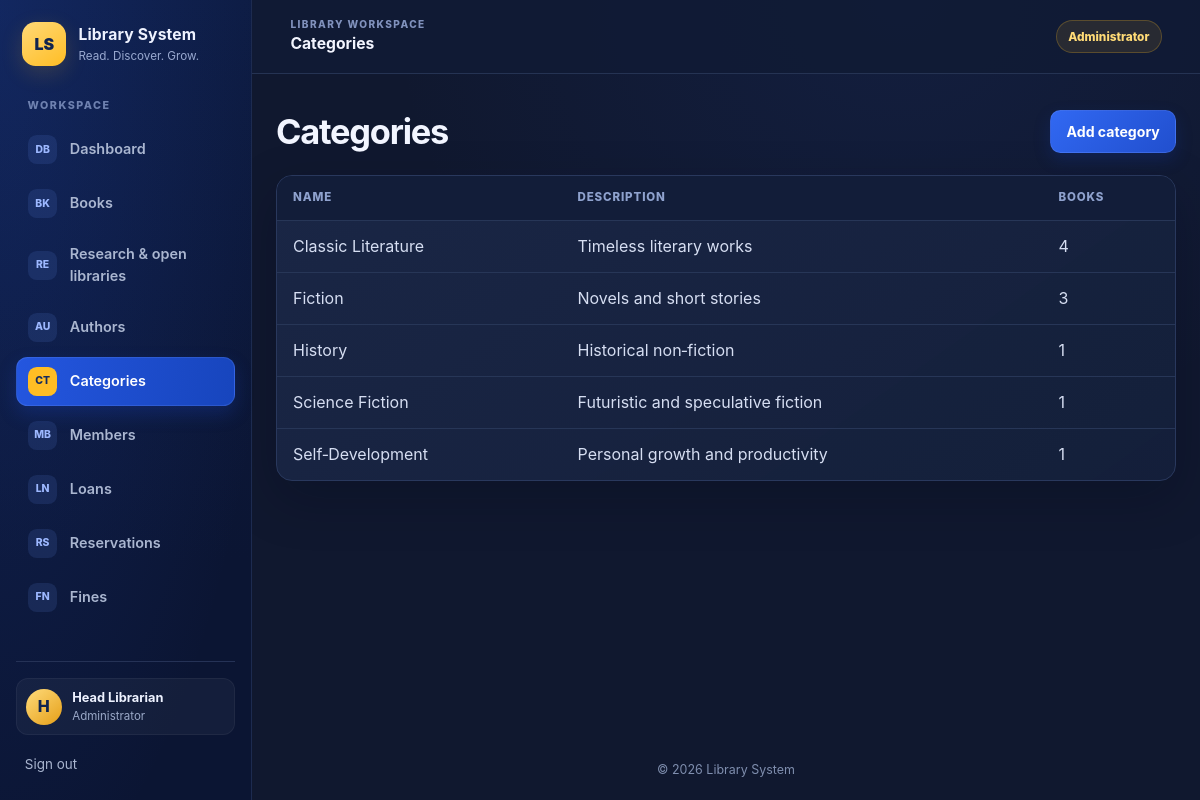
Screenshot of /categories/index.php (signed in) with the database file from the repository.
### tables this page shows
CREATE TABLE categories (
    category_id INT AUTO_INCREMENT PRIMARY KEY,
    name VARCHAR(60) NOT NULL UNIQUE,
    description TEXT
);

### includes/functions.php (called while the page is built, shortened)
<?php
function e($string) {
    return htmlspecialchars($string ?? '', ENT_QUOTES, 'UTF-8');
}

### categories/index.php (the view, shortened to what this page needs)
<?php
require_once '../config/database.php';
require_once '../includes/functions.php';
$categories = $pdo->query(
    'SELECT categories.category_id, categories.name, categories.description,
            COUNT(books.book_id) AS book_count
     FROM categories
     LEFT JOIN books ON books.category_id = categories.category_id
     GROUP BY categories.category_id, categories.name, categories.description
     ORDER BY categories.name'
)->fetchAll();
require '../includes/header.php';
require '../includes/navbar.php';
?>
<main class="container">
    <header class="page-heading">
        <h1>Categories</h1>
        <a class="button" href="create.php">Add category</a>
    </header>
    <?php if (!$categories): ?>
        <p class="card empty-state">No categories have been added yet.</p>
    <?php else: ?>
        <div class="table-wrap">
            <table>
                <thead><tr><th>Name</th><th>Description</th><th>Books</th></tr></thead>
                <tbody>
                <?php foreach ($categories as $category): ?>
                    <tr>
                        <td><?= e($category['name']) ?></td>
                        <td><?= e($category['description'] ?: '—') ?></td>
                        <td><?= e($category['book_count']) ?></td>
                    </tr>
                <?php endforeach; ?>
                </tbody>
            </table>
        </div>
    <?php endif; ?>
</main>
<?php require '../includes/footer.php'; ?>

### assets/css/style.css (style rules this page uses)
:root { color-scheme: dark; font-family: Inter, "Segoe UI", Arial, sans-serif; background: #10182f; color: #eef2ff; font-synthesis: none; text-rendering: optimizeLegibility; --bg: #10182f; --sidebar: #0b1533; --surface: #151f3b; --surface-raised: #1b2849; --border: #29385d; --text: #eef2ff; --muted: #9aa8c7; --blue: #285bea; --gold: #ffbd24; --red: #ed6871; --green: #63d3ac; --shadow: 0 18px 50px rgb(3 9 25 / 25%); }
* { box-sizing: border-box; }
html { min-width: 320px; scroll-behavior: smooth; }
body { min-width: 320px; min-height: 100vh; margin: 0; color: var(--text); background: radial-gradient(ellipse at 75% 0%, rgb(42 82 190 / 11%), transparent 32rem), var(--bg); line-height: 1.55; }
a { color: #75a0ff; text-decoration: none; text-underline-offset: 3px; }
.container { width: min(1440px, calc(100% - clamp(1.25rem, 4vw, 3.5rem))); margin: clamp(1.25rem, 3vw, 2.25rem) auto; }
.page-heading { display: flex; flex-wrap: wrap; align-items: center; justify-content: space-between; gap: 1rem; margin-bottom: 1.35rem; }
.page-heading h1 { margin: 0; color: #f2f5ff; font-size: clamp(1.6rem, 3vw, 2.15rem); letter-spacing: -0.035em; line-height: 1.2; }
.card, .table-wrap { background: linear-gradient(145deg, rgb(26 39 71 / 95%), rgb(20 31 58 / 98%)); border: 1px solid var(--border); border-radius: 1rem; box-shadow: var(--shadow); }
.table-wrap { overflow-x: auto; }
table { width: 100%; border-collapse: collapse; }
th, td { padding: 0.82rem 1rem; text-align: left; vertical-align: middle; border-bottom: 1px solid #273657; }
th { color: #8fa2ce; background: #121d39; font-size: 0.72rem; font-weight: 800; letter-spacing: 0.075em; text-transform: uppercase; white-space: nowrap; }
td { color: #d6def2; }
tbody tr { transition: background 130ms ease; }
tbody tr:last-child td { border-bottom: 0; }
.button { display: inline-flex; min-height: 2.6rem; align-items: center; justify-content: center; gap: 0.4rem; padding: 0.6rem 0.95rem; color: #fff; font: inherit; font-size: 0.88rem; font-weight: 750; text-align: center; text-decoration: none; background: linear-gradient(135deg, #3168f2, #214fce); border: 1px solid rgb(144 173 255 / 18%); border-radius: 0.65rem; box-shadow: 0 7px 16px rgb(17 54 160 / 27%); cursor: pointer; transition: transform 150ms ease, filter 150ms ease, box-shadow 150ms ease; }

### rows the page displays
categories: name "Classic Literature", description "Timeless literary works", book_count "4"
categories: name "Fiction", description "Novels and short stories", book_count "3"
categories: name "History", description "Historical non‑fiction", book_count "1"
categories: name "Science Fiction", description "Futuristic and speculative fiction", book_count "1"
categories: name "Self‑Development", description "Personal growth and productivity", book_count "1"

### other values shown
$item['icon'] "DB"
$item['label'] "Dashboard"
$item['icon'] "BK"
$item['label'] "Books"
$item['icon'] "RE"
$item['label'] "Research & open libraries"
$item['icon'] "AU"
$item['label'] "Authors"
$item['icon'] "CT"
$item['label'] "Categories"
$item['icon'] "MB"
$item['label'] "Members"
$item['icon'] "LN"
$item['label'] "Loans"
$item['icon'] "RS"
